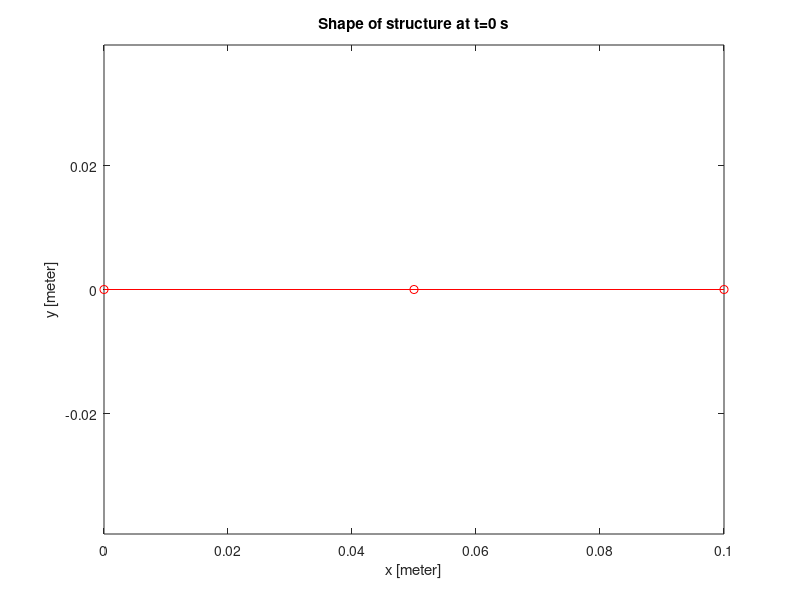

This figure's MATLAB source: (Note: this script raises an error after producing the figure.)
%% PROBLEM 1

%% IMPLICIT METHOD
% Number of nodes
N = 3;
ndof = N * 2; % number of degrees of freedom
dt = 0.01; % second - Time step size
RodLength = 0.1; % l = 1 m
deltaL = RodLength / (N-1);

% Radii of spheres
R1 = 0.005; % meter
R2 = 0.025; % meter
R3 = 0.005; % meter

% Density
rho_metal = 7000; % kg/m^3
rho_f = 1000; % fluid
rho = rho_metal - rho_f;
r0 = 0.001; % meter - rod radius
Y = 1e9; % Young's modulus (Y instead of E for clarity)
g = 9.8; % m/s^2 - gravity
visc = 1000; % pa-s
totalTime = 10; % second - total simulation time

% Utility parameter

EI = Y * pi * r0^4 / 4; % Nm^2 - bending stiffness
EA = Y * pi * r0^2; % Newton

% Geometry - initial configuration
nodes = zeros(N,2);

for c=1:N % Loop over all the nodes
    nodes(c,1) = (c-1) * deltaL; % x coordinates
    nodes(c,2) = 0;
end

% Mass, M
M = zeros(ndof, ndof);
M(1,1) = 4/3*pi*R1^3*rho_metal;
M(2,2) = 4/3*pi*R1^3*rho_metal;
M(3,3) = 4/3*pi*R2^3*rho_metal;
M(4,4) = 4/3*pi*R2^3*rho_metal;
M(5,5) = 4/3*pi*R3^3*rho_metal;
M(6,6) = 4/3*pi*R3^3*rho_metal;

% Viscous damping matrix, C
C = zeros(6,6);
C1 = 6 * pi * visc * R1;
C2 = 6 * pi * visc * R2;
C3 = 6 * pi * visc * R3;
C(1,1) = C1;
C(2,2) = C1;
C(3,3) = C2;
C(4,4) = C2;
C(5,5) = C3;
C(6,6) = C3;

% Weight vector, W
W = zeros(ndof, 1);
W(2) = -4/3*pi*R1^3*rho*g; % only in y direction (even indexes)
W(4) = -4/3*pi*R2^3*rho*g;
W(6) = -4/3*pi*R3^3*rho*g;

% Initial DOF
q0 = zeros(ndof, 1);

for c=1:N % loop over nodes
    q0( 2*c-1 ) = nodes(c,1); % x1, x2, x3
    q0( 2*c ) = nodes(c,2); % y1, y2, y3
end

u0 = zeros(ndof, 1); % old velocity (initial velocity)

% tolerance
tol = EI/RodLength^2 * 1e-3; % small enouch force that can be neglected

% Time marching scheme
Nsteps = round(totalTime/dt);

% Storage for y-velocity of the middle node
all_mid_v = zeros(Nsteps, 1);
all_mid_q = zeros(Nsteps, 1);

% plot for t=0
figure(1);
plot( q0(1:2:end), q0(2:2:end), 'ro-');
axis equal
xlabel('x [meter]');
ylabel('y [meter]');
title('Shape of structure at t=0 s'); 

for c = 2:Nsteps
    fprintf('Time = %f\n', (c-1) * dt);
   
    % Guess
    q = q0; % New DOFs are initialized to be equal to old DOFs
    
    % Newton Raphson
    err = 10 * tol;
    
    while err > tol
        f = M / dt * ( (q-q0)/dt - u0 );
        J = M / dt^2;

        % ELASTIC FORCES

        % Linear spring between nodes 1 and 2
        xk = q(1);
        yk = q(2);
        xkp1 = q(3);
        ykp1 = q(4);
        l_k = deltaL;
        dF = gradEs(xk, yk, xkp1, ykp1, l_k, EA);
        dJ = hessEs(xk, yk, xkp1, ykp1, l_k, EA);
        f(1:4) = f(1:4) + dF;
        J(1:4,1:4) = J(1:4,1:4) + dJ;
        
        % Linear spring between nodes 2 and 3
        xk = q(3);
        yk = q(4);
        xkp1 = q(5);
        ykp1 = q(6);
        l_k = deltaL;
        dF = gradEs(xk, yk, xkp1, ykp1, l_k, EA);
        dJ = hessEs(xk, yk, xkp1, ykp1, l_k, EA);
        f(3:6) = f(3:6) + dF;
        J(3:6, 3:6) = J(3:6, 3:6) + dJ;
        
        % Bending spring at node 2
        xkm1 = q(1);
        ykm1 = q(2);
        xk = q(3);
        yk = q(4);
        xkp1 = q(5);
        ykp1 = q(6);
        curvature0 = 0;
        l_k = deltaL;
        dF = gradEb(xkm1, ykm1, xk, yk, xkp1, ykp1, curvature0, l_k, EI);
        dJ = hessEb(xkm1, ykm1, xk, yk, xkp1, ykp1, curvature0, l_k, EI);
        f(1:6) = f(1:6) + dF;
        J(1:6, 1:6) = J(1:6, 1:6) + dJ;
        
        % Viscous force
        f = f + C * (q-q0) / dt;
        J = J + C / dt;
        
        % Weight
        f = f - W;
       
        % Update
        q = q - J \ f;
        err = sum ( abs(f) );
    end

    % New velocity
    u = (q - q0) / dt;
    
    % Store some information
    all_mid_v(c) = u(4);
    all_mid_q(c) = q(4);
   
    % Plot
    figure(2);
    plot( q(1:2:end), q(2:2:end), 'ro-');
    title('Shape of structure at t=10 s');
    axis equal
    xlabel('x [meter]');
    ylabel('y [meter]');
    drawnow
   
    % Update (new becomes old)
    q0 = q;
    u0 = u;
end

% Plot middle node downward velocity
figure(3);
timeArray = (1:Nsteps) * dt;
plot(timeArray, all_mid_v, 'k-');
xlabel('Time, t [sec]');
ylabel('Velocity (vertical) of middle node, v [m/s]');

% Plot middle node downward position
figure(4);
plot(timeArray, all_mid_q, 'k-');
xlabel('Time, t [sec]');
ylabel('Position (vertical) of middle node, v [m/s]');


%% EXPLICIT METHOD
% Number of nodes
N = 3;
ndof = N * 2; % number of degrees of freedom
dt = 0.01; % second - Time step size
RodLength = 0.1; % l = 1 m
deltaL = RodLength / (N-1);

% Radii of spheres
R1 = 0.005; % meter
R2 = 0.025; % meter
R3 = 0.005; % meter

% Density
rho_metal = 7000; % kg/m^3
rho_f = 1000; % fluid
rho = rho_metal - rho_f;
r0 = 0.001; % meter - rod radius
Y = 1e9; % Young's modulus (Y instead of E for clarity)
g = 9.8; % m/s^2 - gravity
visc = 1000; % pa-s
totalTime = 10; % second - total simulation time

% Utility parameter

EI = Y * pi * r0^4 / 4; % Nm^2 - bending stiffness
EA = Y * pi * r0^2; % Newton

% Geometry - initial configuration
nodes = zeros(N,2);

for c=1:N % Loop over all the nodes
    nodes(c,1) = (c-1) * deltaL; % x coordinates
    nodes(c,2) = 0;
end

% Mass, M
M = zeros(ndof, ndof);
M(1,1) = 4/3*pi*R1^3*rho_metal;
M(2,2) = 4/3*pi*R1^3*rho_metal;
M(3,3) = 4/3*pi*R2^3*rho_metal;
M(4,4) = 4/3*pi*R2^3*rho_metal;
M(5,5) = 4/3*pi*R3^3*rho_metal;
M(6,6) = 4/3*pi*R3^3*rho_metal;

% Viscous damping matrix, C
C = zeros(6,6);
C1 = 6 * pi * visc * R1;
C2 = 6 * pi * visc * R2;
C3 = 6 * pi * visc * R3;
C(1,1) = C1;
C(2,2) = C1;
C(3,3) = C2;
C(4,4) = C2;
C(5,5) = C3;
C(6,6) = C3;

% Weight vector, W
W = zeros(ndof, 1);
W(2) = -4/3*pi*R1^3*rho*g;
W(4) = -4/3*pi*R2^3*rho*g;
W(6) = -4/3*pi*R3^3*rho*g;

% Initial DOF
q0 = zeros(ndof, 1);

for c=1:N % loop over nodes
    q0( 2*c-1 ) = nodes(c,1); % x1, x2, x3
    q0( 2*c ) = nodes(c,2); % y1, y2, y3
end

u0 = zeros(ndof, 1); % old velocity (initial velocity)

% tolerance
tol = EI/RodLength^2 * 1e-3; % small enouch force that can be neglected

% Time marching scheme
Nsteps = round(totalTime/dt);

% Storage for y-velocity of the middle node
all_mid_v = zeros(Nsteps, 1);

%dt/M matrix
tm = zeros(ndof, ndof);
tm(1,1) = dt / M(1,1);
tm(2,2) = dt / M(2,2);
tm(3,3) = dt / M(3,3);
tm(4,4) = dt / M(4,4);
tm(5,5) = dt / M(5,5);
tm(6,6) = dt / M(6,6);


for c=2:Nsteps
    fprintf('Time = %f\n', (c-1) * dt);
    f = zeros(ndof, 1);
   
    % ELASTIC FORCES
    q=q0;

    % Linear spring between nodes 1 and 2
    xk = q(1);
    yk = q(2);
    xkp1 = q(3);
    ykp1 = q(4);
    l_k = deltaL;
    dF = gradEs(xk, yk, xkp1, ykp1, l_k, EA);
    f(1:4) = f(1:4) - dF;
        
    % Linear spring between nodes 2 and 3
    xk = q(3);
    yk = q(4);
    xkp1 = q(5);
    ykp1 = q(6);
    l_k = deltaL;
    dF = gradEs(xk, yk, xkp1, ykp1, l_k, EA);
    f(3:6) = f(3:6) - dF;
        
    % Bending spring at node 2
    xkm1 = q(1);
    ykm1 = q(2);
    xk = q(3);
    yk = q(4);
    xkp1 = q(5);
    ykp1 = q(6);
    curvature0 = 0;
    l_k = deltaL;
    dF = gradEb(xkm1, ykm1, xk, yk, xkp1, ykp1, curvature0, l_k, EI);
    f(1:6) = f(1:6) - dF;
        
    % Viscous force
    f = f - C * u0;
        
    % Weight
    f = f + W;
       
    % Update
    q=q0+dt*u0; % 1st ODE for position
    u=u0+tm*f; % 1st ODE for velocity
   
    % Plot
    figure(1);
    plot( q(1:2:end), q(2:2:end), 'ro-');
    axis equal
    xlabel('x [meter]');
    ylabel('y [meter]');
    drawnow
   
    % Update (new becomes old)
    q0 = q;
    u0 = u;
    

end


